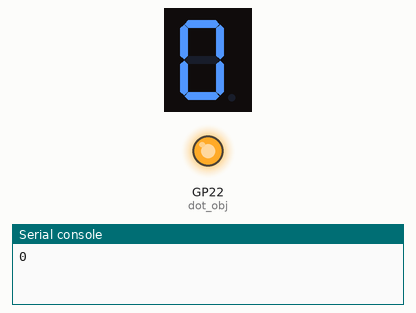
Simulated run of this program. Board: Raspberry Pi Pico running MicroPython. Parts: 1-digit seven-segment display, output pins drawn as LEDs (lit = HIGH), the last lines printed to the serial console. The segment pins are drawn as the display they are named for; pins used as bus, display or sensor lines are not drawn.

Above: at 0.1 s.
At 2.1 s:
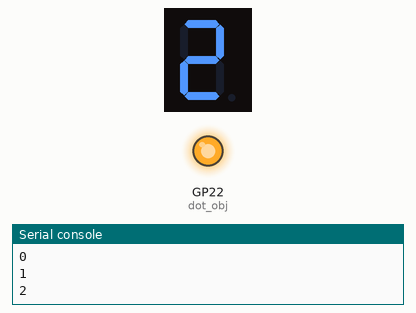
At 5.1 s:
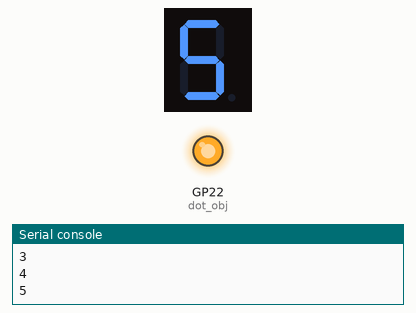
At 9.1 s:
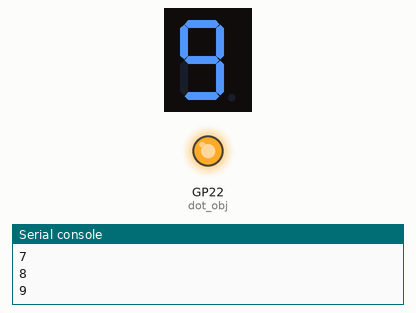
Timing chart, 0 to 10.6 s (numbered marks = the images above):
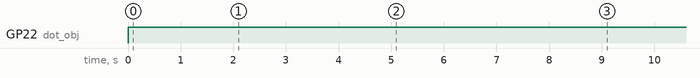

Measured:
- by itself, GP22 (dot_obj): LOW → HIGH at 0.00 s
- what the display in image 0 shows lasts 1.0 s, from 0.1 s to 1.1 s

The program:

num.py
```python
from machine import Pin
import time

display_list = [11,10,21,20,19,12,13]
dotPin=22
display_obj=[]

arrSeg = [[1,1,1,1,1,1,0], # -> arrSeq[0] displays 0
          [0,1,1,0,0,0,0], # -> arrSeq[1] displays 1
          [1,1,0,1,1,0,1], # -> arrSeq[2] displays 2
          [1,1,1,1,0,0,1], # -> arrSeq[3] displays 3
          [0,1,1,0,0,1,1], # -> arrSeq[4] displays 4
          [1,0,1,1,0,1,1], # -> arrSeq[5] displays 5
          [1,0,1,1,1,1,1], # -> arrSeq[6] displays 6
          [1,1,1,0,0,0,0], # -> arrSeq[7] displays 7
          [1,1,1,1,1,1,1], # -> arrSeq[8] displays 8
          [1,1,1,1,0,1,1]] # -> arrSeq[9] displays 9]

def display_seg(toDisplay):
    numDisplay = int(toDisplay.replace(".", ""))
    for a in range(7):
        #pinのvalueを1か9にする
        display_obj[a].value(arrSeg[numDisplay][a])

    if toDisplay.count(".") == 1:
        dot_obj.value(1)
    else:
        dot_obj.value(0)


for seg in display_list:
    display_obj.append(Pin(seg, Pin.OUT))

dot_obj=Pin(dotPin, Pin.OUT)


for i in range(0,10):
    print(i)
    display_seg(str(i) + ".")
    time.sleep(1)
```
